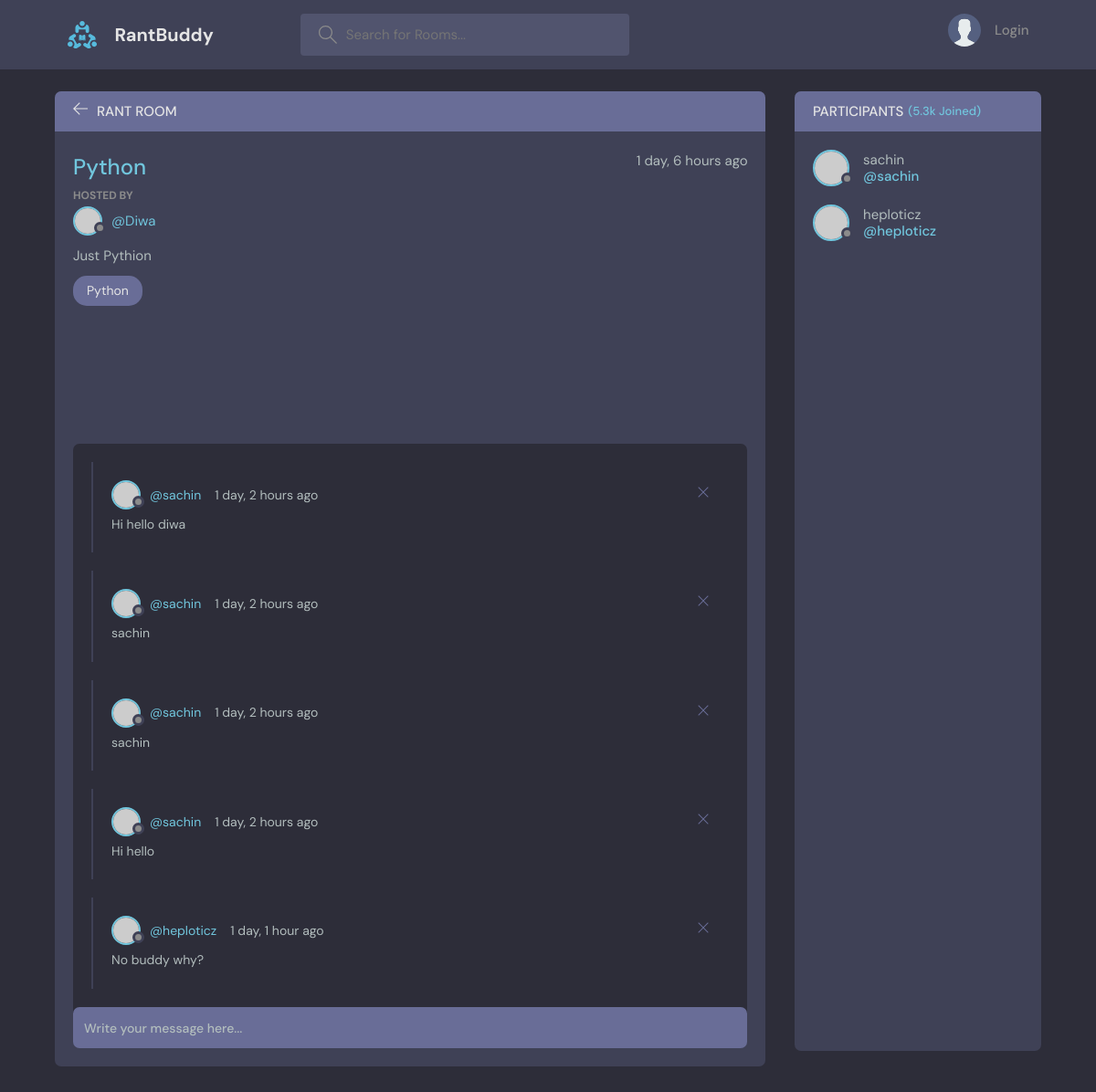
Screenshot of /room/7/ with the database file from the repository.
### firstApp/models.py (models this page shows, shortened)
class Room(models.Model):
    host=models.ForeignKey(User,on_delete=models.SET_NULL,null=True)
    topic= models.ForeignKey(Topic,on_delete=models.SET_NULL,null=True)
    name=models.CharField(max_length=200)
    description=models.TextField(null=True,blank=True)
    participants=models.ManyToManyField(User,related_name="participants")
    updated = models.DateTimeField(auto_now=True)
    created= models.DateTimeField(auto_now_add=True)
    class Meta:
        ordering=['-updated','-created']

class Topic(models.Model):
    name=models.CharField(max_length=200)
    def __str__(self):
        return self.name

class Message(models.Model):
    user=models.ForeignKey(User, on_delete=models.CASCADE)
    room=models.ForeignKey(Room, on_delete=models.CASCADE, related_name="messages")
    body=models.TextField()
    updated = models.DateTimeField(auto_now=True)
    created= models.DateTimeField(auto_now_add=True)

### firstApp/views.py (the view, shortened to what this page needs)
# urls.py: path("room/<str:pk>/", room, name="room" ),
def room(request,pk):
    room=Room.objects.get(id=int(pk))
    is_host = request.user.id == room.host.id
    messages=room.messages.all().order_by("created")
    participants=room.participants.all()
    context={"room":room, "messages":messages,"participants":participants,"is_host":is_host}
    return render(request,"firstApp/room.html",context=context)

### firstApp/templates/firstApp/room.html (shortened to what this page needs)
{% extends 'main.html' %}
{% block content %}
<main class="profile-page layout layout--2">
  <div class="container">
    {% if room %}
    <div class="room">
      <div class="room__top">
        <div class="room__topLeft">
          <a href="{% url 'home' %}">
            <svg version="1.1" xmlns="http://www.w3.org/2000/svg" width="32" height="32" viewBox="0 0 32 32">
              <title>arrow-left</title>
              <path
                d="M13.723 2.286l-13.723 13.714 13.719 13.714 1.616-1.611-10.96-10.96h27.625v-2.286h-27.625l10.965-10.965-1.616-1.607z"
              ></path>
            </svg>
          </a>
          <h3>Rant Room</h3>
        </div>
      </div>
      <div class="room__box scroll">
        <div class="room__header scroll">
          <div class="room__info">
            <h3>{{ room.topic }}</h3>
            <span>{{ room.created|timesince }} ago</span>
          </div>
          <div class="room__hosted">
            <p>Hosted By</p>
            <a href="{% url 'profile' room.host.id %}" class="room__author">
              <div class="avatar avatar--small">
                <img src="https://randomuser.me/api/portraits/men/37.jpg" />
              </div>
              <span>@{{ room.host.username }}</span>
            </a>
          </div>
          <div class="room__details">
            {{ room.description }}
          </div>
          <span class="room__topics">{{ room.topic }}</span>
        </div>
        <div class="room__conversation">
          <div class="threads scroll">
            {% for message in messages %}
            <div class="thread">
              <div class="thread__top">
                <div class="thread__author">
                  <a href="#" class="thread__authorInfo">
                    <div class="avatar avatar--small">
                      <img src="https://randomuser.me/api/portraits/men/37.jpg" />
                    </div>
                    <span>@{{ message.user.username }}</span>
                  </a>
                  <span class="thread__date">{{ message.created|timesince }} ago</span>
                </div>
                <div class="thread__delete">
                  <svg version="1.1" xmlns="http://www.w3.org/2000/svg" width="32" height="32" viewBox="0 0 32 32">
                    <title>remove</title>
                    <path
                      d="M27.314 6.019l-1.333-1.333-9.98 9.981-9.981-9.981-1.333 1.333 9.981 9.981-9.981 9.98 1.333 1.333 9.981-9.98 9.98 9.98 1.333-1.333-9.98-9.98 9.98-9.981z"
                    ></path>
                  </svg>
                </div>
              </div>
              <div class="thread__details">
                {{ message.body }}
              </div>
            </div>
            {% endfor %}
          </div>
        </div>
      </div>
      <div class="room__message">
        <form action="" method="POST">
          <input name="message" placeholder="Write your message here..." />
        </form>
      </div>
    </div>
    {% endif %}
    <div class="participants">
      <h3 class="participants__top">Participants <span>(5.3k Joined)</span></h3>
      <div class="participants__list scroll">
        {% for participant in participants %}
        <a href="{% url 'profile' participant.id %}" class="participant">
          <div class="avatar avatar--medium">
            <img src="https://randomuser.me/api/portraits/men/37.jpg" />
          </div>
          <p>
            {{ participant.username }}
            <span>@{{ participant.username }}</span>
          </p>
        </a>
        {% endfor %}
      </div>
    </div>
  </div>
</main>
{% endblock %}

### rows the page displays
Room: topic "Python", created "1 day, 6 hours", host.username "Diwa", description "Just Pythion"
Message: user.username "sachin", created "1 day, 2 hours", body "Hi hello diwa"
Message: user.username "sachin", created "1 day, 2 hours", body "sachin"
Message: user.username "sachin", created "1 day, 2 hours", body "sachin"
Message: user.username "sachin", created "1 day, 2 hours", body "Hi hello"
Message: user.username "heploticz", created "1 day, 1 hour", body "No buddy why?"

### other values shown
{{ participant.username }} "sachin"
{{ participant.username }} "heploticz"
